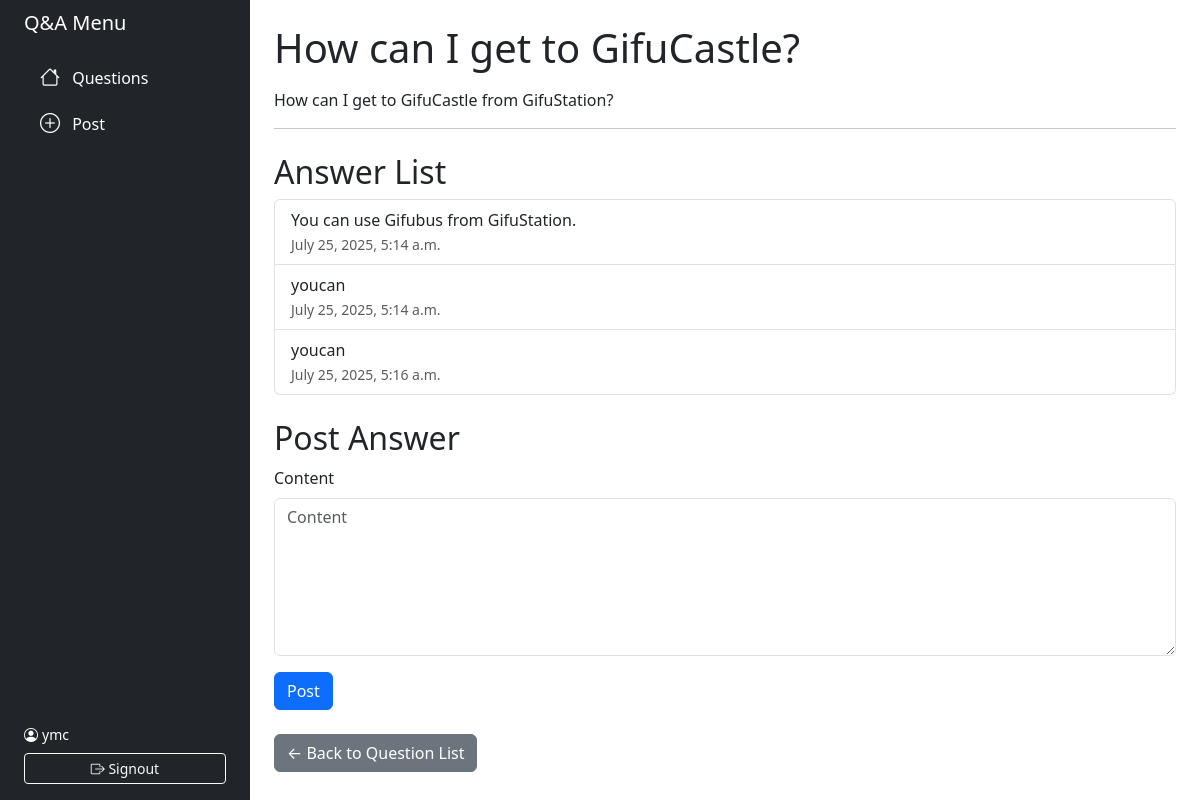
The app's page /question/1/ (signed in) with its own data.
### myapp/models.py (models this page shows, shortened)
class Question(models.Model):
    title = models.CharField(max_length=200)
    content = models.TextField()
    author = models.ForeignKey(User, on_delete=models.CASCADE)
    created_at = models.DateTimeField(auto_now_add=True)
    updated_at = models.DateTimeField(auto_now=True)

class Answer(models.Model):
    question = models.ForeignKey(Question, on_delete=models.CASCADE, related_name='answers')
    content = models.TextField()
    author = models.ForeignKey(User,on_delete=models.CASCADE)
    created_at = models.DateTimeField(auto_now_add=True)

### myapp/views.py (the view)
# urls.py: path('question/<int:pk>/', views.question_detail, name='question_detail'),
def question_detail(request, pk):
    question = get_object_or_404(Question, pk=pk)
    answers = question.answers.all()
    if request.method == 'POST':
        form = AnswerForm(request.POST)
        if form.is_valid():
            answer = form.save(commit=False)
            answer.question = question
            answer.author = request.user
            answer.save()
            return redirect('myapp:question_detail', pk=pk)
    else:
        form = AnswerForm()
    return render(request, 'myapp/question_detail.html', {
        'question': question,
        'answers': answers,
        'form': form
    })

### myapp/forms.py
class AnswerForm(BootstrapFormMixin, forms.ModelForm):
    class Meta:
        model = Answer
        fields = ["content"]
        widgets = {
            "content": W.Textarea(attrs={"rows": 6}),
        }

### myapp/forms.py (called while the page is built)
            def add_class(w, class_name):
                existing = w.attrs.get("class", "")
                w.attrs["class"] = (existing + " " + class_name).strip()

### myapp/templates/myapp/question_detail.html (shortened to what this page needs)
{% extends "base.html" %}
{% block content %}
<h1 class="mb-3">{{ question.title }}</h1>
<p>{{ question.content|linebreaksbr }}</p>
<hr>
<h2 class="mt-4">Answer List</h2>
<ul class="list-group mb-4">
    {% for answer in answers %}
    <li class="list-group-item">
        {{ answer.content|linebreaksbr }}<br>
        <small class="text-muted">{{ answer.created_at }}</small>
    </li>
    {% empty %}
    <li class="list-group-item text-center text-muted">No response yet. </li>
    {% endfor %}
</ul>
<h2 class="mt-4">Post Answer</h2>
<form method="post" class="mb-4">
    {% for field in form %}
    <div class="mb-3">
        <label for="{{ field.id_for_label }}" class="form-label">{{ field.label }}</label>
        {{ field }}
    </div>
    {% endfor %}
    <button type="submit" class="btn btn-primary">Post</button>
</form>
<a href="{% url 'myapp:question_list' %}" class="btn btn-secondary">← Back to Question List</a>
{% endblock %}

### myapp/templates/base.html (shortened to what this page needs)
<!DOCTYPE html>
<html lang="ja">
<head>
  <link href="https://cdn.jsdelivr.net/npm/bootstrap@5.3.0/dist/css/bootstrap.min.css" rel="stylesheet">
  <link href="https://cdn.jsdelivr.net/npm/bootstrap-icons@1.10.5/font/bootstrap-icons.css" rel="stylesheet">
</head>
<body>
  <div class="container-fluid">
    <div class="row flex-nowrap">
      <div class="col-auto col-md-3 col-xl-2 px-sm-2 px-0 bg-dark position-fixed" style="height: 100vh; width: 250px;">
        <div class="d-flex flex-column h-100 px-3 pt-2 text-white">
          <a href="{% url 'myapp:question_list' %}"
            class="d-flex align-items-center pb-3 mb-md-0 me-md-auto text-white text-decoration-none">
            <span class="fs-5 d-none d-sm-inline">Q&A Menu</span>
          </a>
          <ul class="nav nav-pills flex-column mb-auto">
            <li class="nav-item">
              <a href="{% url 'myapp:question_list' %}" class="nav-link text-white">
                <i class="bi bi-house fs-5 me-2"></i> Questions
              </a>
            </li>
            <li>
              <a href="{% url 'myapp:question_create' %}" class="nav-link text-white">
                <i class="bi bi-plus-circle fs-5 me-2"></i> Post
              </a>
            </li>
          </ul>
          <div class="mt-auto pb-3">
            {% if user.is_authenticated %}
            <div class="mb-2 text-white small">
              <i class="bi bi-person-circle me-1"></i>{{ user.username }}
            </div>
            <form method="post" action="{% url 'logout' %}">
              <button type="submit" class="btn btn-outline-light btn-sm w-100">
                <i class="bi bi-box-arrow-right"></i> Signout
              </button>
            </form>
            {% else %}
            <a href="{% url 'login' %}" class="btn btn-outline-light btn-sm w-100 mb-2">Signin</a>
            <a href="{% url 'signup' %}" class="btn btn-success btn-sm w-100">Signup</a>
            {% endif %}
          </div>
        </div>
      </div>
      <div class="col py-4" style="margin-left: 250px;">
        <div class="container">
          {% block content %}{% endblock %}
        </div>
      </div>
    </div>
  </div>
</body>
</html>

### records on screen
Question: title "How can I get to GifuCastle?", content "How can I get to GifuCastle from GifuStation?"
Answer: content "You can use Gifubus from GifuStation.", created_at "July 25, 2025, 5:14 a.m."
Answer: content "youcan", created_at "July 25, 2025, 5:14 a.m."
Answer: content "youcan", created_at "July 25, 2025, 5:16 a.m."

### other values on screen
{{ user.username }} "ymc"
{{ field.label }} "Content"
